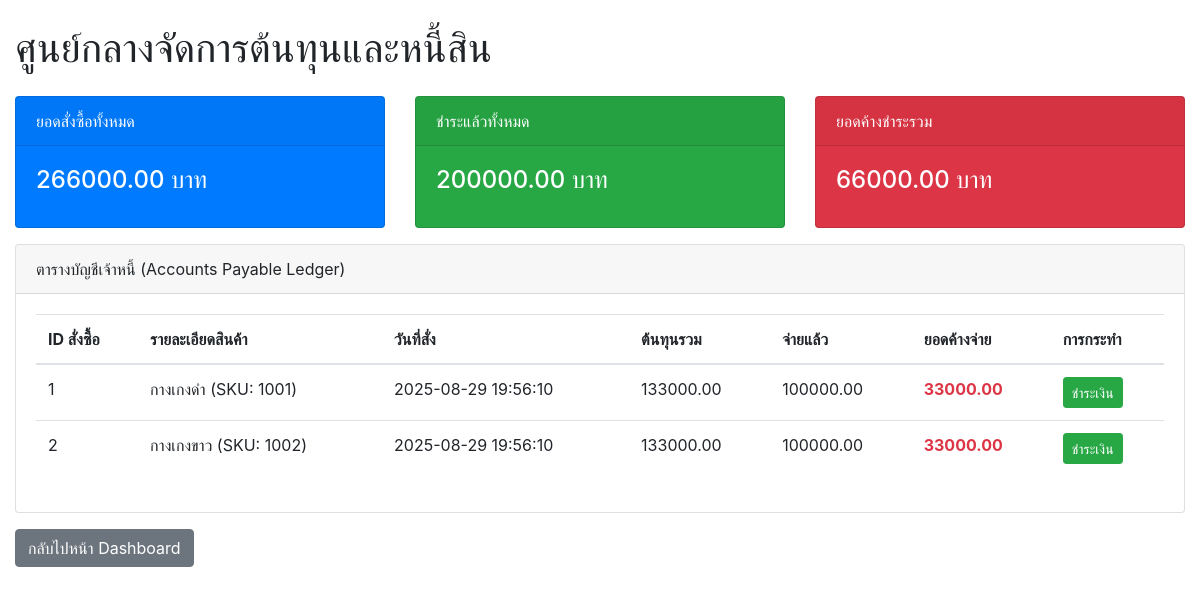
Page /accounting (signed in) on the committed database.
### tables this page shows
CREATE TABLE orders (
            order_id INTEGER PRIMARY KEY,
            user_id INTEGER,
            product_details TEXT NOT NULL,
            factory_sku TEXT NOT NULL,
            quantity INTEGER NOT NULL,
            cost_per_item REAL NOT NULL,
            order_date TEXT NOT NULL,
            updated_at TEXT,
            deleted_at TEXT,
            FOREIGN KEY(user_id) REFERENCES users(id)
        );

### app.py (the view)
@app.route('/accounting')
@login_required
def accounting_page():
    conn = get_db_connection()
    user_id = current_user.id
    orders = conn.execute('SELECT * FROM orders WHERE deleted_at IS NULL AND user_id = ? ORDER BY order_date DESC', (user_id,)).fetchall()
    payments = conn.execute('SELECT * FROM payments WHERE deleted_at IS NULL AND user_id = ?', (user_id,)).fetchall()
    payments_map = {}
    for payment in payments:
        order_id = payment['order_id']
        payments_map[order_id] = payments_map.get(order_id, 0) + payment['amount']
    accounting_data = []
    total_order_costs = 0
    total_paid_amount = 0
    for order in orders:
        order_id = order['order_id']
        total_cost = order['quantity'] * order['cost_per_item']
        paid_amount = payments_map.get(order_id, 0)
        outstanding = total_cost - paid_amount
        accounting_data.append({
            'order_id': order_id,
            'product_details': order['product_details'],
            'factory_sku': order['factory_sku'],
            'order_date': order['order_date'],
            'total_cost': total_cost,
            'paid_amount': paid_amount,
            'outstanding': outstanding
        })
        total_order_costs += total_cost
        total_paid_amount += paid_amount
    total_outstanding = total_order_costs - total_paid_amount
    conn.close()
    return render_template('accounting.html',
                           accounting_data=accounting_data,
                           total_order_costs=total_order_costs,
                           total_paid_amount=total_paid_amount,
                           total_outstanding=total_outstanding)

### app.py (called while the page is built)
@login_manager.user_loader
def load_user(user_id):
    conn = get_db_connection()
    user_data = conn.execute('SELECT * FROM users WHERE id = ?', (user_id,)).fetchone()
    conn.close()
    if user_data:
        return User(id=user_data['id'], username=user_data['username'], email=user_data['email'])
    return None

def get_db_connection():
    conn = sqlite3.connect('inventory.db')
    conn.row_factory = sqlite3.Row
    return conn

### templates/accounting.html (shortened to what this page needs)
<!DOCTYPE html>
<html lang="th">
<head>
    <link rel="stylesheet" href="https://stackpath.bootstrapcdn.com/bootstrap/4.5.2/css/bootstrap.min.css">
</head>
<body>
<div class="container-fluid mt-4">
    <h1 class="mb-4">ศูนย์กลางจัดการต้นทุนและหนี้สิน</h1>
    <div class="row">
        <div class="col-md-4">
            <div class="card text-white bg-primary mb-3">
                <div class="card-header">ยอดสั่งซื้อทั้งหมด</div>
                <div class="card-body">
                    <h4 class="card-title">{{ "%.2f"|format(total_order_costs) }} บาท</h4>
                </div>
            </div>
        </div>
        <div class="col-md-4">
            <div class="card text-white bg-success mb-3">
                <div class="card-header">ชำระแล้วทั้งหมด</div>
                <div class="card-body">
                    <h4 class="card-title">{{ "%.2f"|format(total_paid_amount) }} บาท</h4>
                </div>
            </div>
        </div>
        <div class="col-md-4">
            <div class="card text-white bg-danger mb-3">
                <div class="card-header">ยอดค้างชำระรวม</div>
                <div class="card-body">
                    <h4 class="card-title">{{ "%.2f"|format(total_outstanding) }} บาท</h4>
                </div>
            </div>
        </div>
    </div>
    <div class="card">
        <div class="card-header">
            ตารางบัญชีเจ้าหนี้ (Accounts Payable Ledger)
        </div>
        <div class="card-body">
            <table class="table table-hover">
                <thead>
                    <tr>
                        <th>ID สั่งซื้อ</th>
                        <th>รายละเอียดสินค้า</th>
                        <th>วันที่สั่ง</th>
                        <th>ต้นทุนรวม</th>
                        <th>จ่ายแล้ว</th>
                        <th>ยอดค้างจ่าย</th>
                        <th>การกระทำ</th>
                    </tr>
                </thead>
                <tbody>
                    {% for item in accounting_data %}
                    <tr>
                        <td>{{ item.order_id }}</td>
                        <td>{{ item.product_details }} (SKU: {{ item.factory_sku }})</td>
                        <td>{{ item.order_date }}</td>
                        <td>{{ "%.2f"|format(item.total_cost) }}</td>
                        <td>{{ "%.2f"|format(item.paid_amount) }}</td>
                        <td class="font-weight-bold {% if item.outstanding > 0 %}text-danger{% else %}text-success{% endif %}">
                            {{ "%.2f"|format(item.outstanding) }}
                        </td>
                        <td>
                            <button class="btn btn-success btn-sm" data-toggle="modal" data-target="#paymentModal" data-order-id="{{ item.order_id }}" data-product-details="{{ item.product_details }}">
                                ชำระเงิน
                            </button>
                        </td>
                    </tr>
                    {% endfor %}
                </tbody>
            </table>
        </div>
    </div>
    <a href="/" class="btn btn-secondary mt-3">กลับไปหน้า Dashboard</a>
</div>
</body>
</html>

### rows in the picture
orders: order_id "1", product_details "กางเกงดำ", factory_sku "1001", order_date "2025-08-29 19:56:10", total_cost "133000.00", paid_amount "100000.00", outstanding "33000.00"
orders: order_id "2", product_details "กางเกงขาว", factory_sku "1002", order_date "2025-08-29 19:56:10", total_cost "133000.00", paid_amount "100000.00", outstanding "33000.00"

### other values in the picture
{{ "%.2f"|format(total_order_costs) }} "266000.00"
{{ "%.2f"|format(total_paid_amount) }} "200000.00"
{{ "%.2f"|format(total_outstanding) }} "66000.00"
